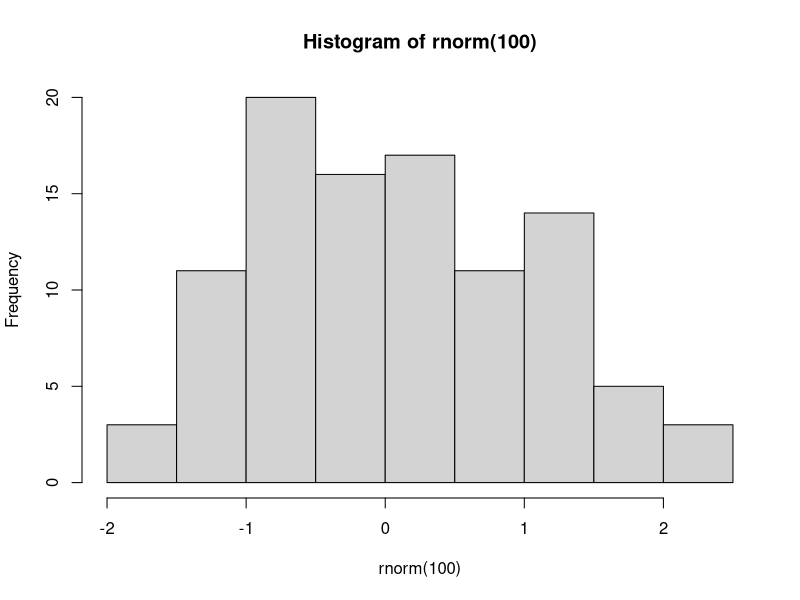

Write R code to recreate this figure.
## ---- chunk 1
knitr::opts_chunk$set(echo = TRUE)
## ---- chunk 2
hist(rnorm(100))
